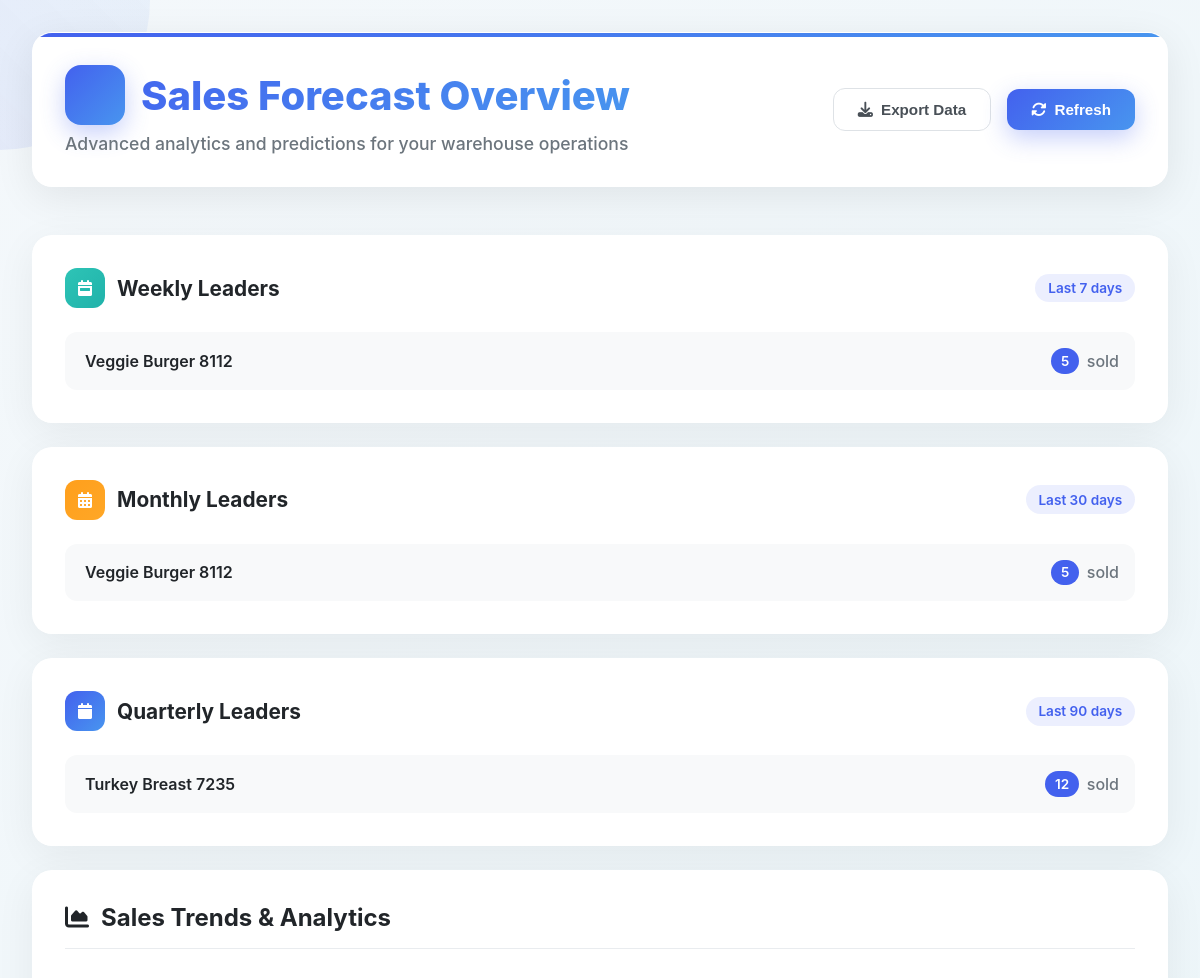
The app's page /forecast (upper part), older data.
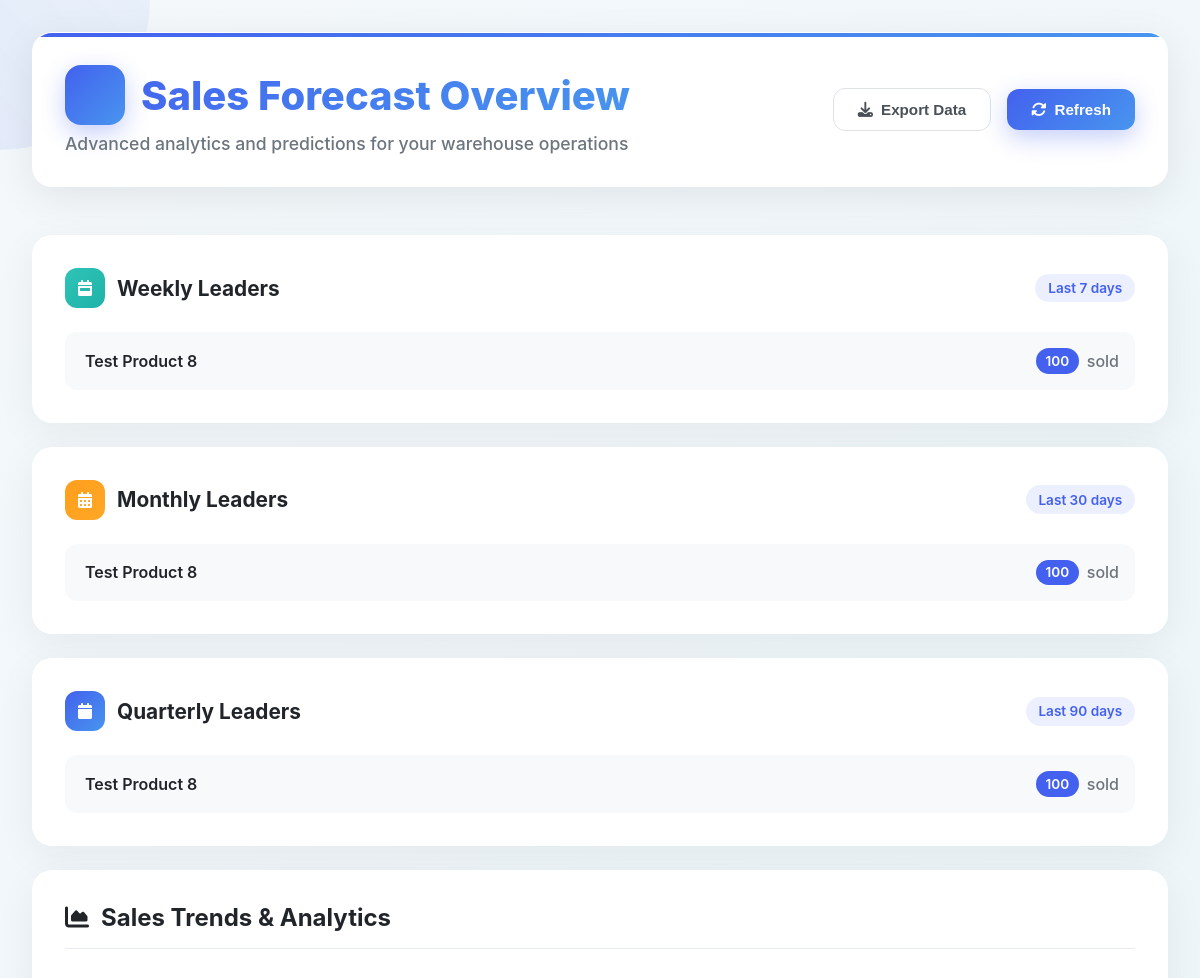
The same page, newer data.
### tables this page shows
CREATE TABLE products (id INTEGER PRIMARY KEY AUTOINCREMENT, name TEXT NOT NULL UNIQUE, barcode TEXT UNIQUE NOT NULL, quantity INTEGER DEFAULT 0, location TEXT);

### app.py (the view)
@app.route('/forecast')
def sales_forecast():
    conn = get_db_connection()
    df = pd.read_sql_query("SELECT created_at, order_data FROM sales_orders", conn)
    products_df = pd.read_sql_query("SELECT id, name FROM products", conn)
    conn.close()
    records = []
    for i, row in df.iterrows():
        try:
            created_at = pd.to_datetime(row['created_at'])
            order_data = json.loads(row['order_data'])
            for barcode, details in order_data.items():
                records.append({
                    'created_at': created_at,
                    'barcode': barcode,
                    'quantity': details['quantity']
                })
        except Exception:
            continue
    sales_df = pd.DataFrame(records)
    if sales_df.empty:
        flash("No sales data available for forecasting.", "error")
        return redirect(url_for('dashboard'))
    conn = get_db_connection()
    barcode_name_map = {row['barcode']: row['name'] for row in conn.execute('SELECT barcode, name FROM products')}
    conn.close()
    sales_df['product_name'] = sales_df['barcode'].map(barcode_name_map)
    sales_df['created_at'] = pd.to_datetime(sales_df['created_at'])
    sales_df.set_index('created_at', inplace=True)
    summaries = {}
    for period, label in zip(['W', 'M', 'Q'], ['weekly', 'monthly', 'quarterly']):
        period_group = sales_df.groupby([pd.Grouper(freq=period), 'product_name'])['quantity'].sum().reset_index()
        top = (
            period_group.sort_values(['created_at', 'quantity'], ascending=[True, False])
            .drop_duplicates(subset=['created_at'])
            .sort_values('created_at', ascending=False)
        )
        summaries[label] = top.head(1).to_dict(orient='records')
        trend = sales_df.resample(period)['quantity'].sum()
        plt.figure(figsize=(10, 4))
        sns.lineplot(x=trend.index, y=trend.values)
        plt.title(f"{label.capitalize()} Sales Trend")
        plt.ylabel('Quantity Sold')
        plt.xlabel('Date')
        plt.tight_layout()
        path = f'static/{label}_trend.png'
        plt.savefig(path)
        plt.close()
    return render_template("forecast.html",
                           weekly_top=summaries['weekly'],
                           monthly_top=summaries['monthly'],
                           quarterly_top=summaries['quarterly'],
                           weekly_img='static/weekly_trend.png',
                           monthly_img='static/monthly_trend.png',
                           quarterly_img='static/quarterly_trend.png')

### app.py (called while the page is built)
def get_db_connection():
    conn = sqlite3.connect('database.db')
    conn.row_factory = sqlite3.Row
    return conn

### templates/forecast.html (shortened to what the changed rows need)
<!DOCTYPE html>
<html lang="en">
<head>
    <link rel="stylesheet" href="https://cdnjs.cloudflare.com/ajax/libs/font-awesome/6.4.0/css/all.min.css">
</head>
<body>
    <div class="container fade-in">
        <div class="header">
            <div class="header-content">
                <h1>
                    <div class="header-icon">
                        <i class="fas fa-chart-line"></i>
                    </div>
                    Sales Forecast Overview
                </h1>
            </div>
        </div>
        <div class="main-grid">
            <div class="top-products">
                <div class="period-card weekly">
                    <div class="product-list">
                        {% if weekly_top %}
                            {% for row in weekly_top %}
                            <div class="product-item">
                                <span class="product-name">{{ row.product_name }}</span>
                                <div class="product-quantity">
                                    <span class="quantity-badge">{{ row.quantity }}</span>
                                    <span>sold</span>
                                </div>
                            </div>
                            {% endfor %}
                        {% else %}
                            <div class="empty-state">
                                <i class="fas fa-chart-bar"></i>
                                <p>No weekly data available</p>
                            </div>
                        {% endif %}
                    </div>
                </div>
                <div class="period-card monthly">
                    <div class="product-list">
                        {% if monthly_top %}
                            {% for row in monthly_top %}
                            <div class="product-item">
                                <span class="product-name">{{ row.product_name }}</span>
                                <div class="product-quantity">
                                    <span class="quantity-badge">{{ row.quantity }}</span>
                                    <span>sold</span>
                                </div>
                            </div>
                            {% endfor %}
                        {% else %}
                            <div class="empty-state">
                                <i class="fas fa-chart-bar"></i>
                                <p>No monthly data available</p>
                            </div>
                        {% endif %}
                    </div>
                </div>
                <div class="period-card quarterly">
                    <div class="product-list">
                        {% if quarterly_top %}
                            {% for row in quarterly_top %}
                            <div class="product-item">
                                <span class="product-name">{{ row.product_name }}</span>
                                <div class="product-quantity">
                                    <span class="quantity-badge">{{ row.quantity }}</span>
                                    <span>sold</span>
                                </div>
                            </div>
                            {% endfor %}
                        {% else %}
                            <div class="empty-state">
                                <i class="fas fa-chart-bar"></i>
                                <p>No quarterly data available</p>
                            </div>
                        {% endif %}
                    </div>
                </div>
            </div>
        </div>
    </div>
</body>
</html>

Row changes from the older to the newer data that the page shows:
no longer on this page (row unchanged): products: product_name "Veggie Burger 8112", quantity "5"
no longer on this page (row unchanged): products: product_name "Turkey Breast 7235", quantity "12", shown under "Quarterly Leaders"
added products: product_name "Test Product 8", quantity "100"
